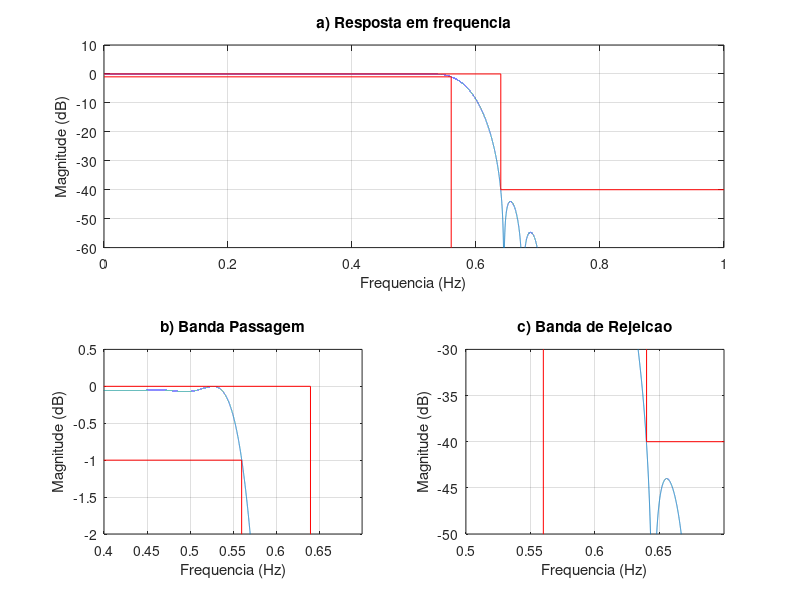
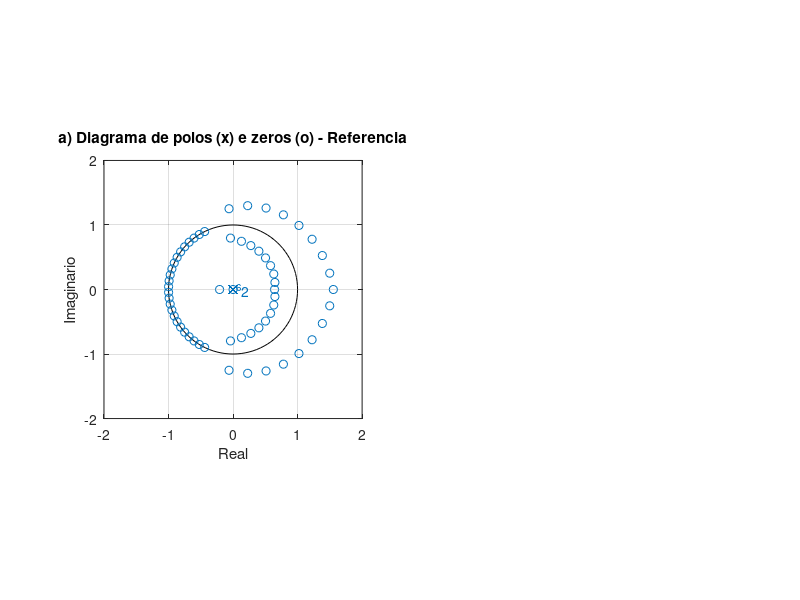

Here is the MATLAB script that generated these plots, in order: (Note: this script raises an error after producing the figures.)
% Projeto filtro 1
% LP - (fa = 10000 Hz, f1 = 2800 Hz; f2 = 3200 Hz, Ap = 1 dB, As = 40 dB, GdB = 0 dB)

close all;
clear all;
clc;

ExecutarAjuste = 1;

%% Especificacoes
fa = 10000; fp = 2800; fs = 3200;
Ap = 1; As = 40; GdB = 0;
wp = fp/fa*(2*pi); ws = fs/fa*(2*pi);

wc1 = sqrt(wp*ws); % media geometrica
Dw1 = ws - wp;
M1 = ceil(3.11*pi/(Dw1));
G0 = GdB;

%%
% Projeto inicial
M = M1;
Dw = Dw1;
wc = wc1;

if ExecutarAjuste
    % primeiro ajuste
    G0 = 0.056; % db

    % segundo ajuste M (n/2)
    wp2 = 0.5741*pi; ws2 = 0.6375*pi;
    Dw2 = ws2 - wp2;
    M2 = ceil(M1*Dw2/Dw1); % nova ordem do filtro 2*M2
    M = M2;

    % ajuste deslocamento
    wc2 = wc1 - ((0.0075+0.0077)/2)*pi;
    wc = wc2;
end
    
k = 1:M;
% Low Pass
bi = sin(wc*k)./(pi*k);
b0 = wc/pi;
b = [flip(bi) b0 bi];

m = -M:M;
% wk = 0.5 + 0.5*cos(2*pi*m/(2*M+1)); % Hann
wk = hann(2*M+1)';
% wk = barthannwin(2*M+1)';
% wk = bartlett(2*M+1)';
% wk = triang(2*M+1)';
% wk = hamming(2*M+1)';
b = b.*wk*10^(-G0/20); % regular altura do filtro em db

%%
figure(1)
subplot(2,2,[1 2])
[h, w] = freqz(b, 1, linspace(0,pi,100000));
% plot(w/pi, abs(h)); grid on;
plot(w/pi, 20*log10(abs(h))); grid on;
title('a) Resposta em frequencia')
ylim([-60 10])
hold on;
plot([0,wp,wp]/pi,[-Ap,-Ap,-80], '-red')
plot([0,ws/pi,ws/pi,1],[0,0,-As,-As], '-red')
xlabel('Frequencia (Hz)');
ylabel('Magnitude (dB)');

subplot(223)
plot(w/pi, 20*log10(abs(h)));
title('b) Banda Passagem')
grid on; hold on;
plot([0,wp,wp]/pi,[-Ap,-Ap,-80], '-red')
plot([0,ws/pi,ws/pi,1],[0,0,-As,-As], '-red')
xlim([0.4 0.7]); ylim([-2 0.5]);
xlabel('Frequencia (Hz)');
ylabel('Magnitude (dB)');

subplot(224)
plot(w/pi, 20*log10(abs(h)));
title('c) Banda de Rejeicao')
grid on; hold on;
plot([0,wp,wp]/pi,[-Ap,-Ap,-80], '-red')
plot([0,ws/pi,ws/pi,1],[0,0,-As,-As], '-red')
xlim([0.5 0.7]); ylim([-50 -30]);
xlabel('Frequencia (Hz)');
ylabel('Magnitude (dB)');

figure(2)
subplot(2,2,[1 3])
zplane(b, 1); axis([-2 2 -2 2]);
title('a) Diagrama de polos (x) e zeros (o) - Referencia')
xlabel('Real');
ylabel('Imaginario');
%%
% figure(2)
% %suptitle(['LP FIR ' num2str(fp) '-' num2str(fs) ' Ordem: ' num2str(2*M+1)])
% 
% escala = fa/2;
% subplot(3,2,[4 6])
% zplane(b, 1);
% axis([-2 2 -2 2])
% title('e) Diagrama de polos (x) e zeros (o)')
% xlabel('Real');
% ylabel('Imaginario');
% 
% clear h w
% [h, w] = freqz(b, 1, 'whole');
% 
% subplot(322)
% x_imp = [0:length(b)-1]/fa*1000;
% stem(x_imp, b); grid on;
% title('b) Resposta ao impulso')
% xlabel('Amostras (ms)');
% ylabel('Amplitude (adm)');
% 
% subplot(321)
% [h, w] = freqz(b, 1, linspace(0,pi,10000));
% % plot(w/pi, abs(h)); grid on;
% plot(w/pi*escala, 20*log10(abs(h))); grid on;
% hold on;
% title('a) Resposta em Frequencia')
% ylim([-80 5])
% Amin = 80;
% % plot([0 wp wp]/pi, -[Ap Ap Amin], 'r');
% plot([0,fs,fs,fa/2],[0,0,-As,-As], 'r')
% plot([0,fp,fp,],[-Ap,-Ap,-80], 'r')
% xlim([0 fa/2])
% xlabel('Frequencia (Hz)');
% ylabel('Magnitude (dB)');
% 
% subplot(323)
% plot(w/pi*escala, unwrap(angle(h))/pi); grid on;
% title('c) Resposta de Fase')
% xlabel('Frequencia (Hz)');
% ylabel('Fase (rad)');
% 
% subplot(325)
% [del_y, del_x] = grpdelay(b, 1);
% plot(del_x/pi*fa/2, del_y/fa*1000);
% title('d) Atraso de grupo')
% xlabel('Frequencia (Hz)');
% ylabel('Tempo (ms)');

%%
syms z
H(z) = poly2sym(b, z);
pretty(vpa(collect(H(z)), 3))

% %% Simulacao com PM
% % Specs:
% 
% fcuts = [fp fs];
% w = fcuts/fa*(2*pi);
% wp = w(1)/pi; ws = w(2)/pi;
% 
% mags = [1 0];
% % devs = [1-10^(-Ap/20) 10^(-As/20)];
% devs = [1-10^(-(Ap/2-0.06)/20) 10^(-As/20)];
% G0 = -Ap/2;
% 
% % calculo da ordem com firpmord
% [n,f0,a0,w0] = firpmord(fcuts,mags,devs,fa);
% 
% % calculo algoritmo PM
% h_pm = firpm(n,f0,a0,w0);
% h_pm = h_pm*10^(G0/20);
% 
% [Hw,w] = freqz(h_pm, 1, 10000);
% plot(w*fa/2/pi,20*log10(abs(Hw)))
% title_txt = ['PM Filter N = ' num2str(n)];
% title(title_txt)
% hold on
% Amin = 80;
% % ylim([-Amin 10])
% plot([0,wp,wp]*fa/2,[-Ap,-Ap,-80], '-red')
% plot([0,ws,ws,1]*fa/2,[0,0,-As,-As], '-red')
% 
% 
